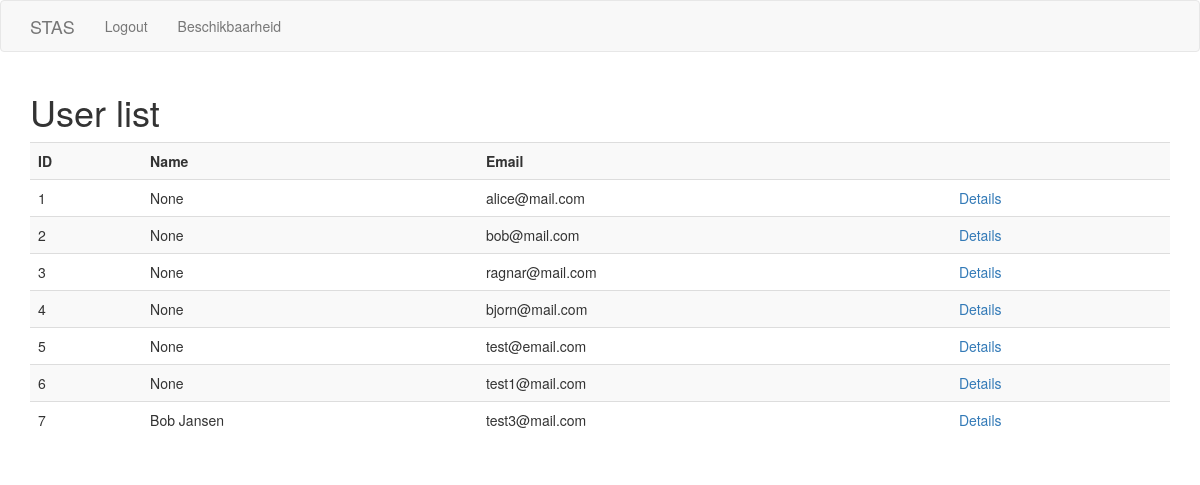
/availability/user_list (signed in), run on the app's committed database.
### app/models.py (models this page shows, shortened)
class User(UserMixin, db.Model):
    id = db.Column(db.Integer, primary_key=True)
    name = db.Column(db.String(128), index=True, unique=True)
    email = db.Column(db.String(128), index=True, unique=True)
    password_hash = db.Column(db.String(128))
    role = db.Column(db.String(128), index=True)
    checkins = db.relationship('Checkin', backref='User', lazy='dynamic')

### app/availability/routes.py (the view)
@bp.route('/availability/user_list', methods=['GET'])
@login_required
def user_list():
    users = User.query.all()
    return render_template(
        'availability/user_list.html', title='User list', users=users)

### app/models.py (called while the page is built)
@login_manager.user_loader
def load_user(id):
    return User.query.get(int(id))

### app/templates/availability/user_list.html
{% extends "base.html" %}
{% block app_content %}
<div id="overview">
    <table id="users" class="table table-striped">
        <tr id="header-row">
            <th>ID</th>
            <th>{{ 'Name' }}</th>
            <th>{{ 'Email' }}</th>
            <th></th>
        </tr>
        {% for user in users %}
            <tr id="row">
                <td>{{ user.id }}</td>
                <td>{{ user.name }}</td>
                <td>{{ user.email }}</td>
                <td><a href="{{ url_for('availability.user_availability', user_id=user.id) }}">{{ 'Details' }}</a></td>
            </tr>
        {% endfor %}
    </table>
</div>
{% endblock %}

### data on the page
User: id "1", name "None", email "alice@mail.com", value "Details"
User: id "2", name "None", email "bob@mail.com", value "Details"
User: id "3", name "None", email "ragnar@mail.com", value "Details"
User: id "4", name "None", email "bjorn@mail.com", value "Details"
User: id "5", name "None", email "test@email.com", value "Details"
User: id "6", name "None", email "test1@mail.com", value "Details"
User: id "7", name "Bob Jansen", email "test3@mail.com", value "Details"

### other printed values
{{ 'Logout' }} "Logout"
{{ 'Beschikbaarheid' }} "Beschikbaarheid"
{{ title }} "User list"
{{ 'Name' }} "Name"
{{ 'Email' }} "Email"
